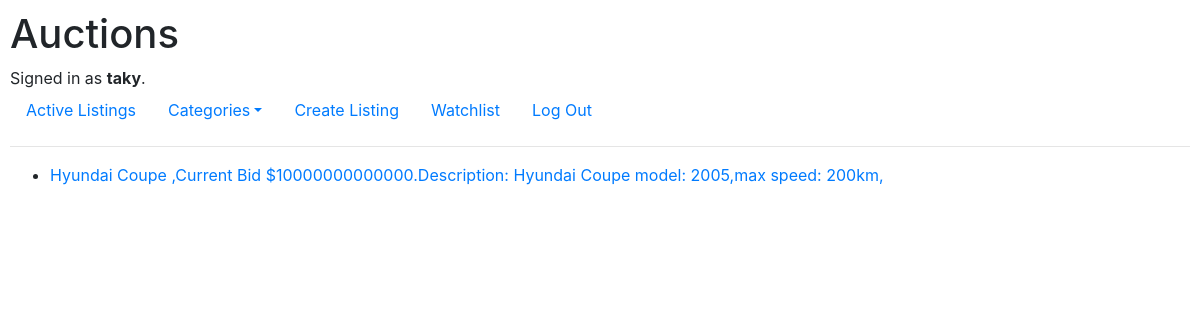
The page /watchlist (signed in) on the database as committed earlier.
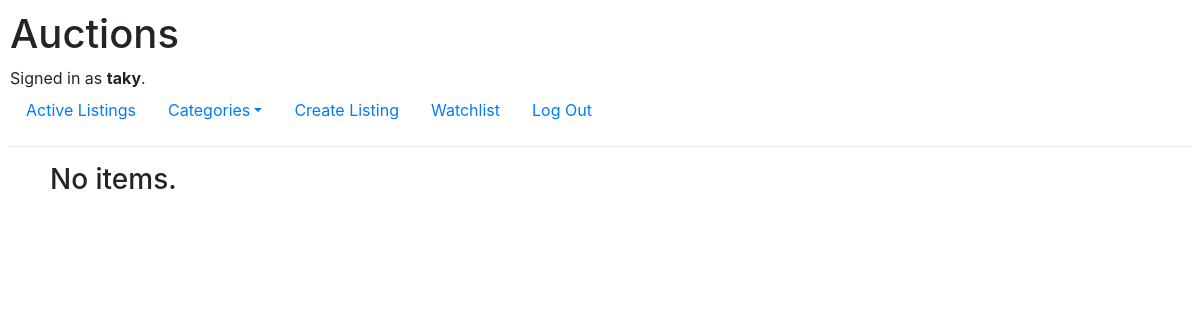
The same page on the database as committed later.
### auctions/models.py (models this page shows)
class Auctions(models.Model):
    category = models.CharField(
        max_length=12,
        choices=CATEGORY_CHOICES,
        default=CATEGORY_CHOICES[0],
    )
    name = models.CharField(max_length=64)
    description = models.CharField(max_length=200)
    startbid = models.IntegerField()
    img = models.ImageField(upload_to="images", blank=True)
    user = models.ForeignKey(
        User, on_delete=models.CASCADE, related_name="user_auction")
    active = models.BooleanField(default=True)
    def __str__(self):
        return f"{self.name} ,Current Bid ${self.startbid}.Description: {self.description}"

### auctions/views.py (the view)
# urls.py: path("watchlist", views.watch, name="watch"),
@login_required(redirect_field_name=None, login_url="login")
def watch(request):
    items = request.user.watchlist.all()
    return render(request, "auctions/watch.html", {
        "items": items
    })

### auctions/templates/auctions/watch.html (shortened to what this page needs)
{% extends "auctions/layout.html" %}
{% block body %}
    <ul>
    {% for item in items %}
        <li><a href="{% url "item" item.id %}">{{item}}</a></li>
    {% empty %}
        <h3>No items.</h3>
    {% endfor %}
{% endblock %}

Rows that differ between the two databases and show on the page:
removed Auctions: name+startbid+description "Hyundai Coupe ,Current Bid $10000000000000.Description: Hyundai Coupe model: 2005,max speed: 200km,"
Other text that changed with them:
text now shown: "No items."
